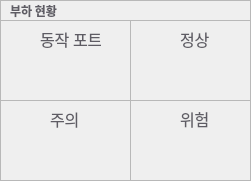
   <widget class="QFrame" name="loadStatusFrame">
    <property name="geometry">
     <rect>
      <x>30</x>
      <y>120</y>
      <width>251</width>
      <height>181</height>
     </rect>
    </property>
    <property name="frameShape">
     <enum>QFrame::Shape::StyledPanel</enum>
    </property>
    <property name="frameShadow">
     <enum>QFrame::Shadow::Raised</enum>
    </property>
    <widget class="QLabel" name="loadStatusText">
     <property name="geometry">
      <rect>
       <x>10</x>
       <y>0</y>
       <width>66</width>
       <height>21</height>
      </rect>
     </property>
     <property name="font">
      <font>
       <family>Cantarell Extra Bold</family>
       <pointsize>9</pointsize>
       <bold>true</bold>
      </font>
     </property>
     <property name="styleSheet">
      <string notr="true">color:rgb(94, 92, 100);</string>
     </property>
     <property name="text">
      <string>부하 현황</string>
     </property>
    </widget>
    <widget class="QFrame" name="loadStatusTotalFrame">
     <property name="geometry">
      <rect>
       <x>0</x>
       <y>20</y>
       <width>131</width>
       <height>81</height>
      </rect>
     </property>
     <property name="frameShape">
      <enum>QFrame::Shape::StyledPanel</enum>
     </property>
     <property name="frameShadow">
      <enum>QFrame::Shadow::Raised</enum>
     </property>
     <widget class="QLabel" name="loadStatusTotalTextFrame">
      <property name="geometry">
       <rect>
        <x>40</x>
        <y>10</y>
        <width>61</width>
        <height>18</height>
       </rect>
      </property>
      <property name="font">
       <font>
        <family>Cantarell Extra Bold</family>
        <pointsize>12</pointsize>
        <bold>false</bold>
       </font>
      </property>
      <property name="styleSheet">
       <string notr="true">color:rgb(94, 92, 100);</string>
      </property>
      <property name="text">
       <string>동작 포트</string>
      </property>
     </widget>
     <widget class="QLabel" name="loadTotalText">
      <property name="geometry">
       <rect>
        <x>50</x>
        <y>40</y>
        <width>41</width>
        <height>18</height>
       </rect>
      </property>
      <property name="font">
       <font>
        <family>Cantarell</family>
        <pointsize>16</pointsize>
       </font>
      </property>
      <property name="styleSheet">
       <string notr="true">color:rgb(94, 92, 100);</string>
      </property>
      <property name="text">
       <string/>
      </property>
     </widget>
    </widget>
    <widget class="QFrame" name="loadStatusNormalFrame">
     <property name="geometry">
      <rect>
       <x>130</x>
       <y>20</y>
       <width>121</width>
       <height>81</height>
      </rect>
     </property>
     <property name="frameShape">
      <enum>QFrame::Shape::StyledPanel</enum>
     </property>
     <property name="frameShadow">
      <enum>QFrame::Shadow::Raised</enum>
     </property>
     <widget class="QLabel" name="loadStatusNormalTextFrame">
      <property name="geometry">
       <rect>
        <x>50</x>
        <y>10</y>
        <width>41</width>
        <height>18</height>
       </rect>
      </property>
      <property name="font">
       <font>
        <family>Cantarell Extra Bold</family>
        <pointsize>12</pointsize>
        <bold>false</bold>
       </font>
      </property>
      <property name="styleSheet">
       <string notr="true">color:rgb(94, 92, 100);</string>
      </property>
      <property name="text">
       <string>정상</string>
      </property>
     </widget>
     <widget class="QLabel" name="loadNormalText">
      <property name="geometry">
       <rect>
        <x>50</x>
        <y>40</y>
        <width>41</width>
        <height>18</height>
       </rect>
      </property>
      <property name="font">
       <font>
        <family>Cantarell</family>
        <pointsize>16</pointsize>
       </font>
      </property>
      <property name="styleSheet">
       <string notr="true">color:rgb(94, 92, 100);</string>
      </property>
      <property name="text">
       <string/>
      </property>
     </widget>
    </widget>
    <widget class="QFrame" name="loadStatusWarningFrame">
     <property name="geometry">
      <rect>
       <x>0</x>
       <y>100</y>
       <width>131</width>
       <height>81</height>
      </rect>
     </property>
     <property name="frameShape">
      <enum>QFrame::Shape::StyledPanel</enum>
     </property>
     <property name="frameShadow">
      <enum>QFrame::Shadow::Raised</enum>
     </property>
     <widget class="QLabel" name="loadStatusWarningTextFrame">
      <property name="geometry">
       <rect>
        <x>50</x>
        <y>10</y>
        <width>41</width>
        <height>18</height>
       </rect>
      </property>
      <property name="font">
       <font>
        <family>Cantarell Extra Bold</family>
        <pointsize>12</pointsize>
        <bold>false</bold>
       </font>
      </property>
      <property name="styleSheet">
       <string notr="true">color:rgb(94, 92, 100);</string>
      </property>
      <property name="text">
       <string>주의</string>
      </property>
     </widget>
     <widget class="QLabel" name="loadWarningText">
      <property name="geometry">
       <rect>
        <x>50</x>
        <y>40</y>
        <width>41</width>
        <height>18</height>
       </rect>
      </property>
      <property name="font">
       <font>
        <family>Cantarell</family>
        <pointsize>16</pointsize>
       </font>
      </property>
      <property name="styleSheet">
       <string notr="true">color:rgb(94, 92, 100);</string>
      </property>
      <property name="text">
       <string/>
      </property>
     </widget>
    </widget>
    <widget class="QFrame" name="loadStatusDangerFrame">
     <property name="geometry">
      <rect>
       <x>130</x>
       <y>100</y>
       <width>121</width>
       <height>81</height>
      </rect>
     </property>
     <property name="frameShape">
      <enum>QFrame::Shape::StyledPanel</enum>
     </property>
     <property name="frameShadow">
      <enum>QFrame::Shadow::Raised</enum>
     </property>
     <widget class="QLabel" name="loadStatusDangerTextFrame">
      <property name="geometry">
       <rect>
        <x>50</x>
        <y>10</y>
        <width>41</width>
        <height>18</height>
       </rect>
      </property>
      <property name="font">
       <font>
        <family>Cantarell Extra Bold</family>
        <pointsize>12</pointsize>
        <bold>false</bold>
       </font>
      </property>
      <property name="styleSheet">
       <string notr="true">color:rgb(94, 92, 100);</string>
      </property>
      <property name="text">
       <string>위험</string>
      </property>
     </widget>
     <widget class="QLabel" name="loadDangerText">
      <property name="geometry">
       <rect>
        <x>50</x>
        <y>40</y>
        <width>41</width>
        <height>18</height>
       </rect>
      </property>
      <property name="font">
       <font>
        <family>Cantarell</family>
        <pointsize>16</pointsize>
       </font>
      </property>
      <property name="styleSheet">
       <string notr="true">color:rgb(94, 92, 100);</string>
      </property>
      <property name="text">
       <string/>
      </property>
     </widget>
    </widget>
   </widget>
